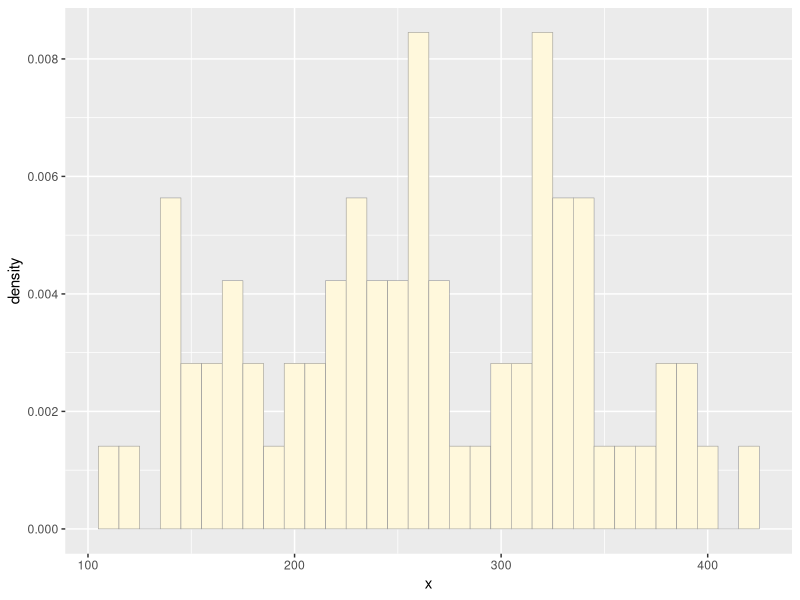
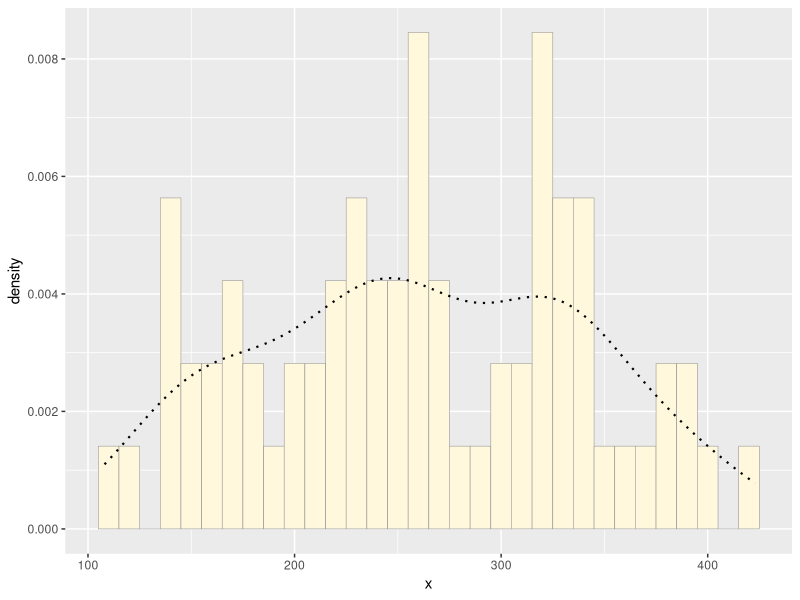
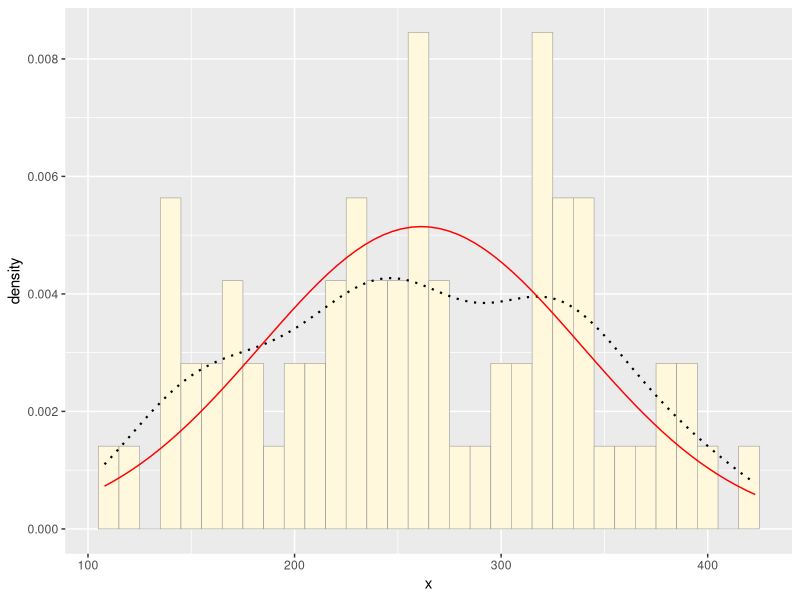
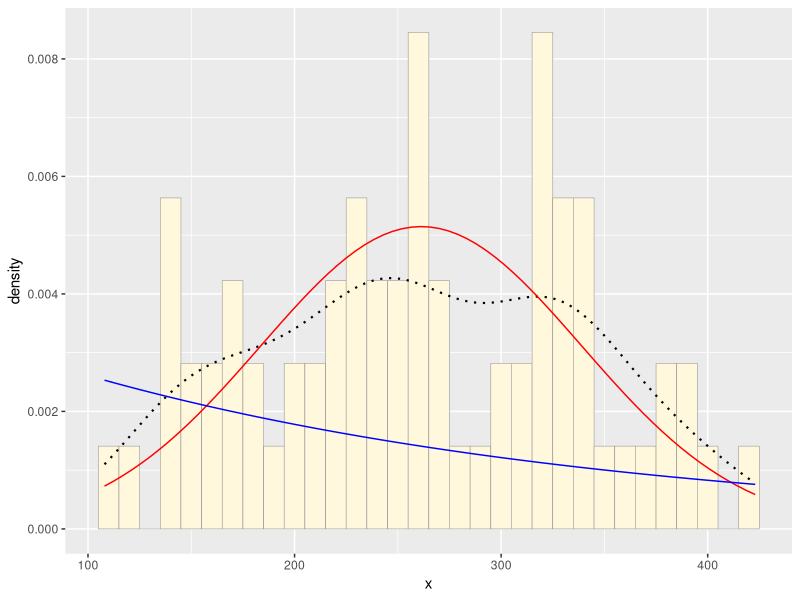
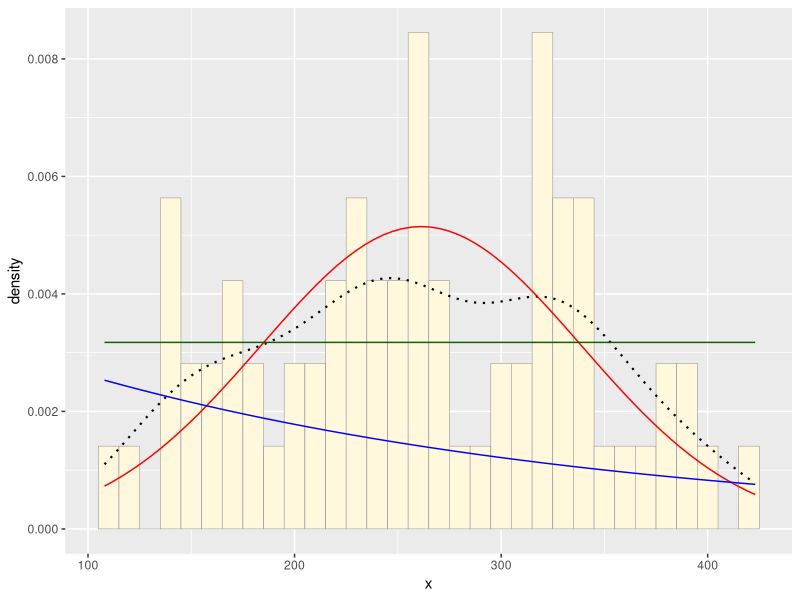
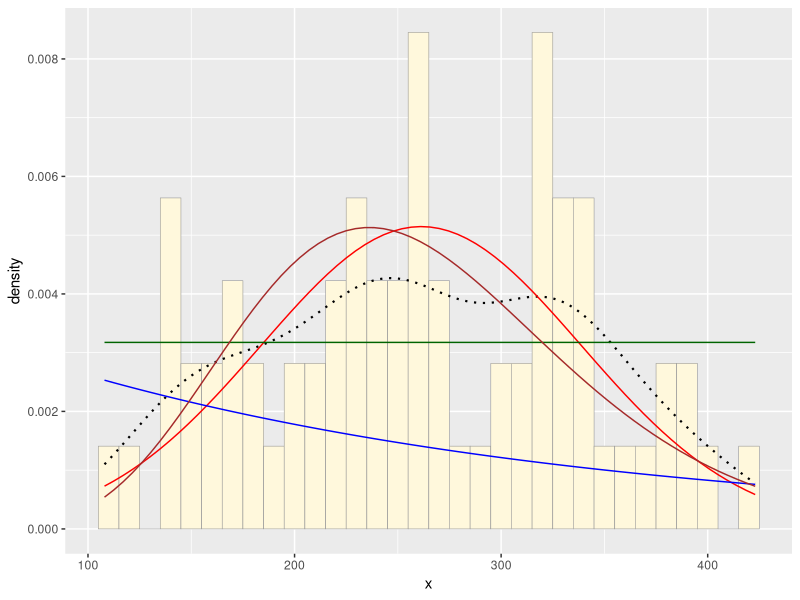
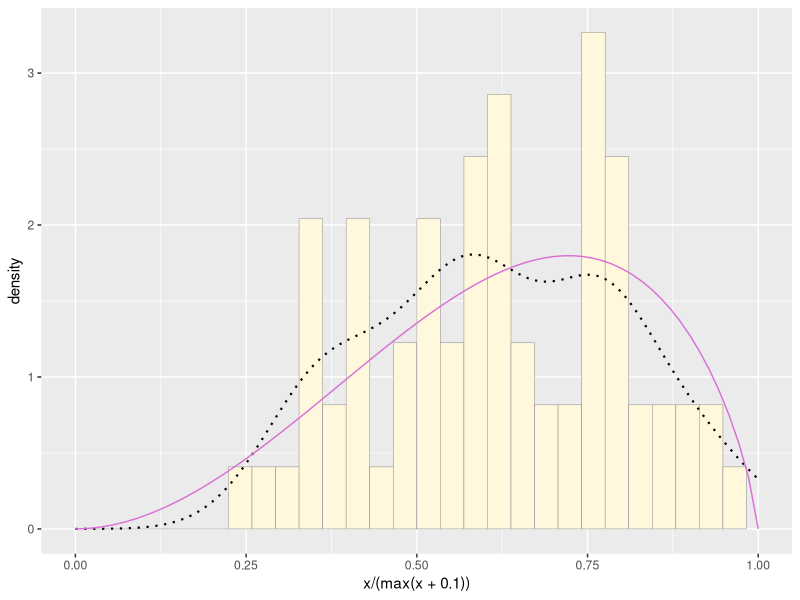
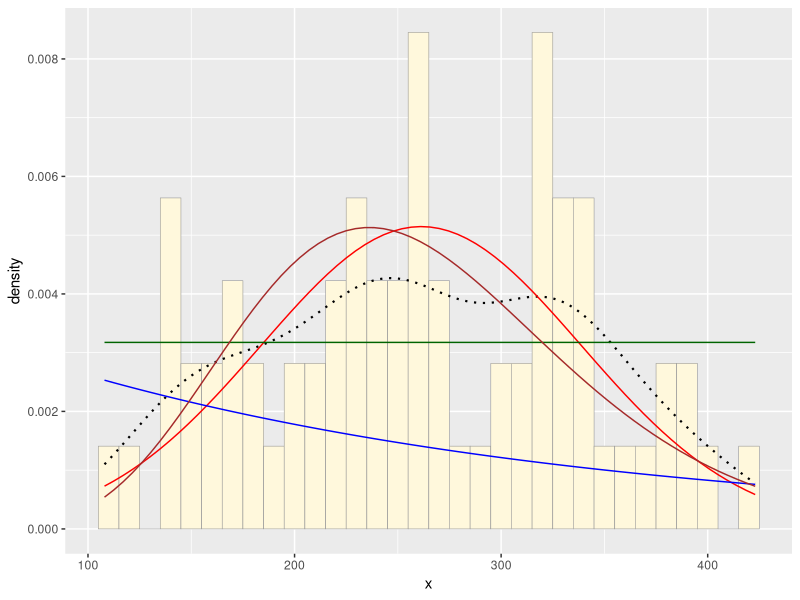

Write R code to recreate these figures, in order. (Note: this script raises an error after producing the figures.)
## ---- chunk 1
knitr::opts_chunk$set(echo = TRUE)

## iris$Petal.Length
## chickwts$weight
## cabbages$HeadWt
## USCerreal$calories
## USCerreal$sugars

## ---- chunk 2
library(ggplot2) # for graphics
library(MASS) # for maximum likelihood estimation
## ---- chunk 3

df <- data.frame(x = chickwts$weight)

summary(df$x)

## ---- chunk 4
p1 <- ggplot(data=df, aes(x=x, y=after_stat(density))) +
  geom_histogram(color="grey60",fill="cornsilk",size=0.2, binwidth = 10) 
print(p1)
## ---- chunk 5
p2 <-  p1 +  geom_density(linetype="dotted",size=0.75)
print(p2)
## ---- chunk 6
normPars <- fitdistr(df$x,"normal")
print(normPars)
str(normPars)
normPars$estimate["mean"] # note structure of getting a named attribute

## ---- chunk 7

meanML <- normPars$estimate["mean"]
sdML <- normPars$estimate["sd"]

xval <- seq(min(df$x),max(df$x),len=length(df$x))

stat1 <- stat_function(aes(x = xval, y = ..y..), fun = dnorm, colour="red", n = length(df$x), args = list(mean = meanML, sd = sdML))
p2 + stat1
## ---- chunk 8
expoPars <- fitdistr(df$x,"exponential")
rateML <- expoPars$estimate["rate"]

stat2 <- stat_function(aes(x = xval, y = ..y..), fun = dexp, colour="blue", n = length(df$x), args = list(rate=rateML))
p2 + stat1 + stat2
## ---- chunk 9
stat3 <- stat_function(aes(x = xval, y = ..y..), fun = dunif, colour="darkgreen", n = length(df$x), args = list(min=min(df$x), max=max(df$x)))
p2 + stat1 + stat2 + stat3
## ---- chunk 10
gammaPars <- fitdistr(df$x,"gamma")
shapeML <- gammaPars$estimate["shape"]
rateML <- gammaPars$estimate["rate"]

stat4 <- stat_function(aes(x = xval, y = ..y..), fun = dgamma, colour="brown", n = length(df$x), args = list(shape=shapeML, rate=rateML))
p2 + stat1 + stat2 + stat3 + stat4
## ---- chunk 11

pSpecial <- ggplot(data=df, aes(x=x/(max(x + 0.1)), y=..density..)) +
  geom_histogram(color="grey60",fill="cornsilk",size=0.2) + 
  xlim(c(0,1)) +
  geom_density(size=0.75,linetype="dotted")

betaPars <- fitdistr(x=df$x/max(df$x + 0.1),start=list(shape1=1,shape2=2),"beta")
shape1ML <- betaPars$estimate["shape1"]
shape2ML <- betaPars$estimate["shape2"]

statSpecial <- stat_function(aes(x = xval, y = ..y..), fun = dbeta, colour="orchid", n = length(df$x), args = list(shape1=shape1ML,shape2=shape2ML))
pSpecial + statSpecial
## ---- chunk 12

p2 + stat1 + stat2 + stat3 + stat4

## ---- chunk 13

set.seed(0)


new_range <- range(new_df$new_x)[2] - range(new_df$new_x)[1]
new_df <- data.frame(new_x = rnorm(n=length(df$x), mean=meanML, sd=sdML))

new_p <- ggplot(data=new_df, aes(x=new_x, y=after_stat(density))) +
  geom_histogram(color="grey60",fill="goldenrod1",size=0.2, binwidth=10) +
  geom_density(linetype="dotted",size=0.75) +
  scale_y_continuous(limits=c(0,0.0125)) +
  labs(title="Simulated Data")

old_range <- range(df$x)[2] - range(df$x)[1]

old_p <- p2 +
  scale_y_continuous(limits=c(0,0.0125)) +
  labs(title="Original Data")


cowplot::plot_grid(new_p, old_p, axis="b",
                   rel_widths = c(new_range, old_range))

